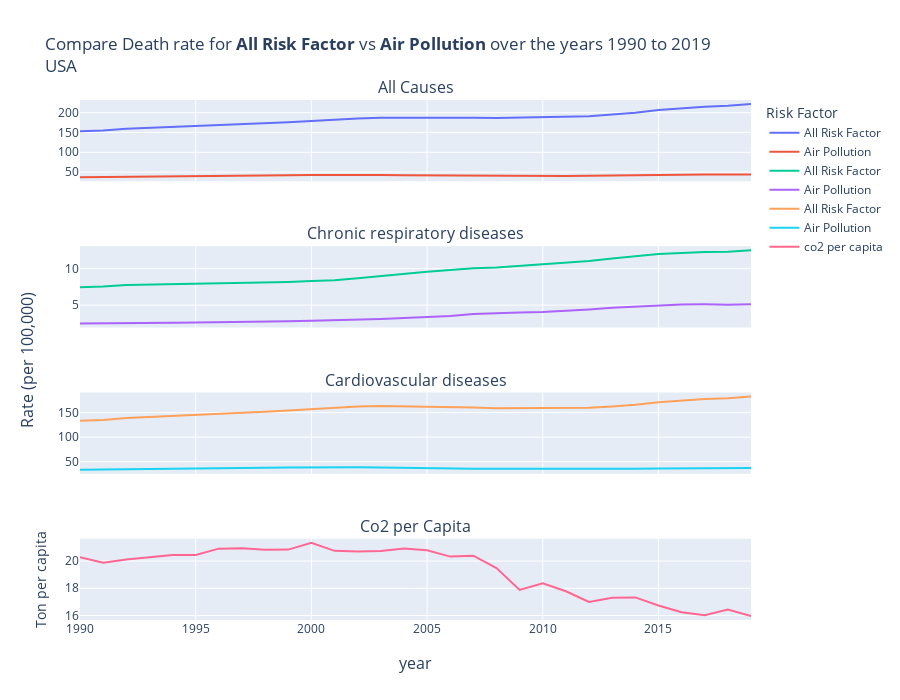

Here is the notebook cell this chart was saved with:
### Code cell
iso_code = "USA"
df = cause_df[cause_df.location_clean=="USA"]
co2 = co2_df[co2_df.iso_code=="USA"]
draw_plot(iran_df, co2, iso_code)

### Figure 1 — Plotly figure (JSON) as saved in the notebook; plotly's stock layout.template omitted (floating-point values rounded to 4 significant figures)
{"data": [{"mode": "lines", "name": "All Risk Factor", "type": "scatter", "x": [1990, 1991, 1992, 1993, 1994, 1995, 1996, 1997, 1998, 1999, 2000, 2001, 2002, 2003, 2004, 2005, 2006, 2007, 2008, 2009, 2010, 2011, 2012, 2013, 2014, 2015, 2016, 2017, 2018, 2019], "xaxis": "x", "y": [153.0, 155.0, 159.3, 161.5, 163.5, 165.6, 167.9, 170.6, 172.9, 175.9, 179.2, 182.5, 185.5, 187.2, 187.4, 187.9, 188.3, 187.5, 186.7, 188.1, 189.1, 189.7, 191.3, 195.4, 200.0, 206.7, 211.0, 215.2, 217.3, 221.8], "yaxis": "y"}, {"mode": "lines", "name": "Air Pollution", "type": "scatter", "x": [1990, 1991, 1992, 1993, 1994, 1995, 1996, 1997, 1998, 1999, 2000, 2001, 2002, 2003, 2004, 2005, 2006, 2007, 2008, 2009, 2010, 2011, 2012, 2013, 2014, 2015, 2016, 2017, 2018, 2019], "xaxis": "x", "y": [37.09, 37.42, 38.3, 38.74, 39.12, 39.55, 40.02, 40.63, 41.17, 41.82, 42.46, 42.91, 42.81, 42.42, 41.71, 41.27, 41.11, 40.92, 40.81, 40.95, 40.81, 40.37, 40.48, 41.27, 42.09, 43.29, 43.57, 43.69, 43.65, 44.16], "yaxis": "y"}, {"mode": "lines", "name": "All Risk Factor", "type": "scatter", "x": [1990, 1991, 1992, 1993, 1994, 1995, 1996, 1997, 1998, 1999, 2000, 2001, 2002, 2003, 2004, 2005, 2006, 2007, 2008, 2009, 2010, 2011, 2012, 2013, 2014, 2015, 2016, 2017, 2018, 2019], "xaxis": "x2", "y": [7.457, 7.546, 7.769, 7.817, 7.883, 7.962, 7.994, 8.045, 8.085, 8.188, 8.311, 8.424, 8.695, 9.013, 9.329, 9.569, 9.814, 10.07, 10.18, 10.4, 10.57, 10.83, 11.04, 11.39, 11.69, 12.0, 12.16, 12.29, 12.31, 12.52], "yaxis": "y2"}, {"mode": "lines", "name": "Air Pollution", "type": "scatter", "x": [1990, 1991, 1992, 1993, 1994, 1995, 1996, 1997, 1998, 1999, 2000, 2001, 2002, 2003, 2004, 2005, 2006, 2007, 2008, 2009, 2010, 2011, 2012, 2013, 2014, 2015, 2016, 2017, 2018, 2019], "xaxis": "x2", "y": [2.486, 2.492, 2.53, 2.552, 2.579, 2.629, 2.653, 2.676, 2.714, 2.776, 2.863, 2.916, 2.989, 3.108, 3.229, 3.362, 3.522, 3.766, 3.934, 4.0, 4.072, 4.201, 4.398, 4.623, 4.774, 4.973, 5.09, 5.107, 5.062, 5.13], "yaxis": "y2"}, {"mode": "lines", "name": "All Risk Factor", "type": "scatter", "x": [1990, 1991, 1992, 1993, 1994, 1995, 1996, 1997, 1998, 1999, 2000, 2001, 2002, 2003, 2004, 2005, 2006, 2007, 2008, 2009, 2010, 2011, 2012, 2013, 2014, 2015, 2016, 2017, 2018, 2019], "xaxis": "x3", "y": [133.3, 135.0, 138.8, 140.8, 142.7, 144.7, 146.8, 149.3, 151.5, 154.3, 157.2, 159.9, 162.4, 163.4, 162.8, 162.5, 162.0, 160.6, 159.1, 159.6, 159.7, 159.2, 159.8, 162.6, 165.9, 171.1, 174.5, 177.9, 179.2, 182.7], "yaxis": "y3"}, {"mode": "lines", "name": "Air Pollution", "type": "scatter", "x": [1990, 1991, 1992, 1993, 1994, 1995, 1996, 1997, 1998, 1999, 2000, 2001, 2002, 2003, 2004, 2005, 2006, 2007, 2008, 2009, 2010, 2011, 2012, 2013, 2014, 2015, 2016, 2017, 2018, 2019], "xaxis": "x3", "y": [33.47, 33.78, 34.59, 34.99, 35.33, 35.69, 36.11, 36.69, 37.19, 37.77, 38.29, 38.65, 38.47, 37.94, 37.08, 36.47, 36.09, 35.61, 35.26, 35.25, 34.96, 34.33, 34.17, 34.64, 35.22, 36.13, 36.26, 36.33, 36.3, 36.69], "yaxis": "y3"}, {"mode": "lines", "name": "co2 per capita", "type": "scatter", "x": [1990, 1991, 1992, 1993, 1994, 1995, 1996, 1997, 1998, 1999, 2000, 2001, 2002, 2003, 2004, 2005, 2006, 2007, 2008, 2009, 2010, 2011, 2012, 2013, 2014, 2015, 2016, 2017, 2018, 2019], "xaxis": "x4", "y": [20.28, 19.87, 20.11, 20.3, 20.43, 20.45, 20.91, 20.93, 20.83, 20.84, 21.34, 20.75, 20.7, 20.74, 20.91, 20.8, 20.32, 20.39, 19.49, 17.89, 18.37, 17.78, 17, 17.3, 17.33, 16.74, 16.25, 16.02, 16.43, 15.97], "yaxis": "y4"}], "layout": {"annotations": [{"font": {"size": 16}, "showarrow": false, "text": "All Causes", "x": 0.5, "xanchor": "center", "xref": "paper", "y": 1, "yanchor": "bottom", "yref": "paper"}, {"font": {"size": 16}, "showarrow": false, "text": "Chronic respiratory diseases", "x": 0.5, "xanchor": "center", "xref": "paper", "y": 0.7188, "yanchor": "bottom", "yref": "paper"}, {"font": {"size": 16}, "showarrow": false, "text": "Cardiovascular diseases", "x": 0.5, "xanchor": "center", "xref": "paper", "y": 0.4375, "yanchor": "bottom", "yref": "paper"}, {"font": {"size": 16}, "showarrow": false, "text": "Co2 per Capita", "x": 0.5, "xanchor": "center", "xref": "paper", "y": 0.1562, "yanchor": "bottom", "yref": "paper"}, {"font": {"size": 16}, "showarrow": false, "text": "year", "x": 0.5, "xanchor": "center", "xref": "paper", "y": 0, "yanchor": "top", "yref": "paper", "yshift": -30}, {"font": {"size": 16}, "showarrow": false, "text": "Rate (per 100,000)", "textangle": -90, "x": 0, "xanchor": "right", "xref": "paper", "xshift": -40, "y": 0.5, "yanchor": "middle", "yref": "paper"}], "height": 700, "hovermode": "x", "legend": {"title": {"text": "Risk Factor"}}, "title": {"text": "Compare Death rate for <b>All Risk Factor</b> vs <b>Air Pollution</b> over the years 1990 to 2019<br>USA"}, "xaxis": {"anchor": "y", "domain": [0, 1], "matches": "x4", "showticklabels": false}, "xaxis2": {"anchor": "y2", "domain": [0, 1], "matches": "x4", "showticklabels": false}, "xaxis3": {"anchor": "y3", "domain": [0, 1], "matches": "x4", "showticklabels": false}, "xaxis4": {"anchor": "y4", "domain": [0, 1]}, "yaxis": {"anchor": "x", "domain": [0.8438, 1]}, "yaxis2": {"anchor": "x2", "domain": [0.5625, 0.7188]}, "yaxis3": {"anchor": "x3", "domain": [0.2812, 0.4375]}, "yaxis4": {"anchor": "x4", "domain": [0, 0.1562], "title": {"text": "Ton per capita"}}}}
